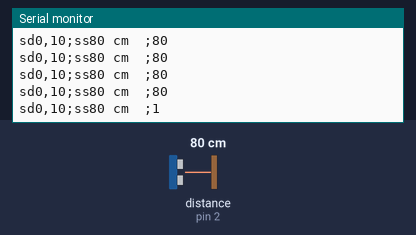
The sketch below on a simulated Arduino Uno, built with avr-gcc and run on an emulated ATmega328P. Parts: the last lines printed to the serial monitor. Wiring (inferred from the names in the program): ultrasonic range finder: trigger pin 3; echo pin 2. Inputs (shaded band) come from the test bench; at power-on: distance to the obstacle (sensor on pin 2) 80 cm. The echo pulse lasts 58.3 µs per cm.

Above: at 4.2 s.
4.3 s: distance to the obstacle (sensor on pin 2) set to 2 cm
At 4.58 s:
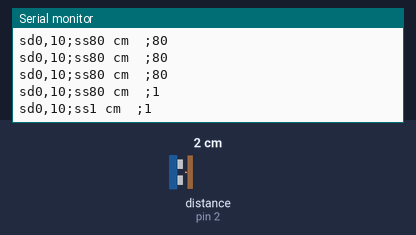
7.3 s: distance to the obstacle (sensor on pin 2) set to 4 cm
At 7.46 s:
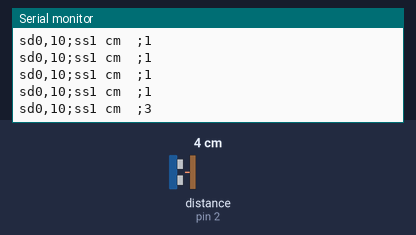
Timing chart, 0 to 10.3 s (numbered marks = the images above; inputs shaded):
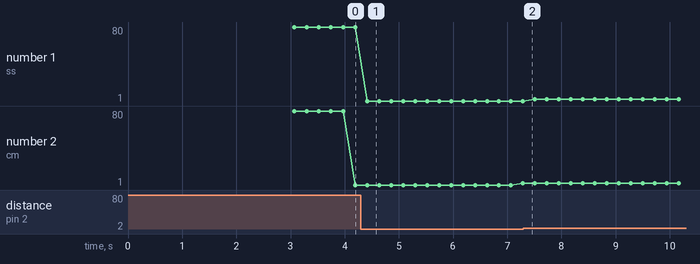

The sketch:

sonar.ino
```cpp
int inputPin=2;
int outputPin=3;

void setup()
{
  Serial.begin(9600);
  pinMode(inputPin, INPUT);
  pinMode(outputPin, OUTPUT);

  delay(3000);
  Serial.print("sc;");
  delay(20);
  Serial.print("sd0,0;");
  delay(20);
  Serial.print("ssDistance:;");
  delay(20);
}

void loop()
{
  int distance = sendEcho();
  char buf[17] = { 0 };

  if (distance > 500)
  {
    strcpy(buf, "ssInf.   ;");
  }
  else
  {
    sprintf(buf, "ss%d cm  ;", distance);
  }

  Serial.print("sd0,10;");
  delay(20);
  Serial.print(buf);

  delay(200);
}

int sendEcho()
{
  int ret = 0;

  digitalWrite(outputPin, LOW);
  delayMicroseconds(2);
  digitalWrite(outputPin, HIGH);
  delayMicroseconds(10);
  digitalWrite(outputPin, LOW);

  ret = pulseIn(inputPin, HIGH) / 58;

  Serial.println(ret);
  return ret;
}
```

Measured:
- after the input at 4.3 s, the serial monitor: prints a new line after 0.12 s (image 1)
- plotted number 1: 80 → 1 after the input at 4.3 s, 1 → 3 after the input at 7.3 s
- plotted number 2: 1 → 3 after the input at 4.3 s
